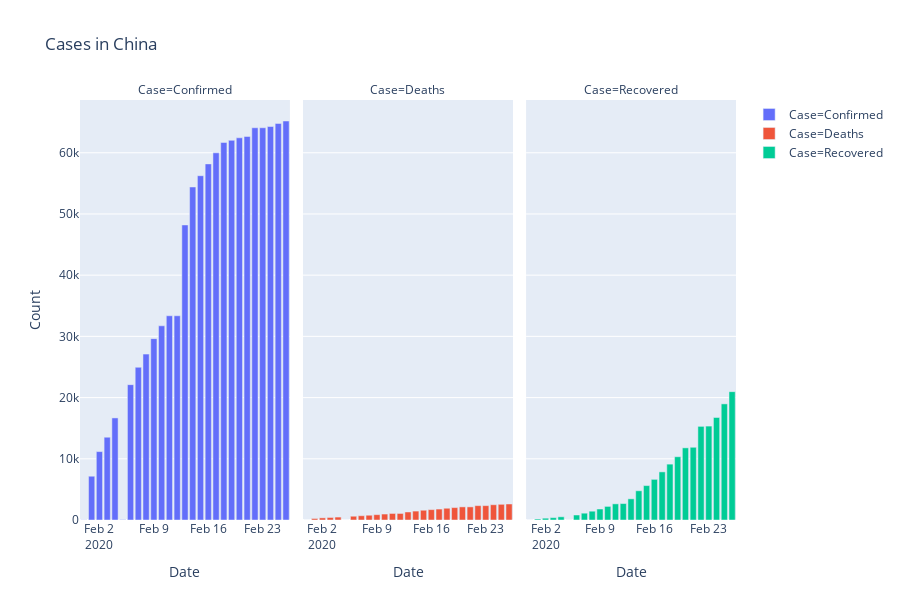

The code cell stored with this chart in its notebook:
### Markdown cell above
## Number of Cases

### Code cell
grouped_df = df.groupby(['Date', 'Country/Region'])['Confirmed', 'Deaths', 'Recovered'].max()
grouped_df = grouped_df.reset_index()

temp = grouped_df[grouped_df['Country/Region']=='China'].reset_index()
temp = temp.melt(id_vars='Date', value_vars=['Confirmed', 'Deaths', 'Recovered'],
                var_name='Case', value_name='Count')
fig = px.bar(temp, x="Date", y="Count", color='Case', facet_col="Case",
            title='Cases in China')
fig.show()

temp = grouped_df[grouped_df['Country/Region']!='China'].groupby('Date').sum().reset_index()
temp = temp.melt(id_vars='Date', value_vars=['Confirmed', 'Deaths', 'Recovered'],
                var_name='Case', value_name='Count')
fig = px.bar(temp, x="Date", y="Count", color='Case', facet_col="Case",
             title='Cases Outside China')
fig.show()

### Figure 1 — Plotly figure (JSON) as saved in the notebook; plotly's stock layout.template omitted (floating-point values rounded to 4 significant figures)
{"data": [{"alignmentgroup": "True", "hoverlabel": {"namelength": 0}, "hovertemplate": "Case=Confirmed<br>Date=%{x}<br>Count=%{y}", "legendgroup": "Case=Confirmed", "marker": {"color": "#636efa"}, "name": "Case=Confirmed", "offsetgroup": "Case=Confirmed", "orientation": "v", "showlegend": true, "textposition": "auto", "type": "bar", "x": ["2020-01-31T00:00:00", "2020-02-01T00:00:00", "2020-02-02T00:00:00", "2020-02-03T00:00:00", "2020-02-04T00:00:00", "2020-02-05T00:00:00", "2020-02-06T00:00:00", "2020-02-07T00:00:00", "2020-02-08T00:00:00", "2020-02-09T00:00:00", "2020-02-10T00:00:00", "2020-02-11T00:00:00", "2020-02-12T00:00:00", "2020-02-13T00:00:00", "2020-02-14T00:00:00", "2020-02-15T00:00:00", "2020-02-16T00:00:00", "2020-02-17T00:00:00", "2020-02-18T00:00:00", "2020-02-19T00:00:00", "2020-02-20T00:00:00", "2020-02-21T00:00:00", "2020-02-22T00:00:00", "2020-02-23T00:00:00", "2020-02-24T00:00:00", "2020-02-25T00:00:00", "2020-02-26T00:00:00"], "xaxis": "x", "y": [29, 7153, 11177, 13522, 16678, 62, 22112, 24953, 27100, 29631, 31728, 33366, 33366, 48206, 54406, 56249, 58182, 59989, 61682, 62031, 62442, 62662, 64084, 64084, 64287, 64786, 65187], "yaxis": "y"}, {"alignmentgroup": "True", "hoverlabel": {"namelength": 0}, "hovertemplate": "Case=Deaths<br>Date=%{x}<br>Count=%{y}", "legendgroup": "Case=Deaths", "marker": {"color": "#EF553B"}, "name": "Case=Deaths", "offsetgroup": "Case=Deaths", "orientation": "v", "showlegend": true, "textposition": "auto", "type": "bar", "x": ["2020-01-31T00:00:00", "2020-02-01T00:00:00", "2020-02-02T00:00:00", "2020-02-03T00:00:00", "2020-02-04T00:00:00", "2020-02-05T00:00:00", "2020-02-06T00:00:00", "2020-02-07T00:00:00", "2020-02-08T00:00:00", "2020-02-09T00:00:00", "2020-02-10T00:00:00", "2020-02-11T00:00:00", "2020-02-12T00:00:00", "2020-02-13T00:00:00", "2020-02-14T00:00:00", "2020-02-15T00:00:00", "2020-02-16T00:00:00", "2020-02-17T00:00:00", "2020-02-18T00:00:00", "2020-02-19T00:00:00", "2020-02-20T00:00:00", "2020-02-21T00:00:00", "2020-02-22T00:00:00", "2020-02-23T00:00:00", "2020-02-24T00:00:00", "2020-02-25T00:00:00", "2020-02-26T00:00:00"], "xaxis": "x2", "y": [0, 249, 350, 414, 479, 0, 618, 699, 780, 871, 974, 1068, 1068, 1310, 1457, 1596, 1696, 1789, 1921, 2029, 2144, 2144, 2346, 2346, 2495, 2563, 2615], "yaxis": "y2"}, {"alignmentgroup": "True", "hoverlabel": {"namelength": 0}, "hovertemplate": "Case=Recovered<br>Date=%{x}<br>Count=%{y}", "legendgroup": "Case=Recovered", "marker": {"color": "#00cc96"}, "name": "Case=Recovered", "offsetgroup": "Case=Recovered", "orientation": "v", "showlegend": true, "textposition": "auto", "type": "bar", "x": ["2020-01-31T00:00:00", "2020-02-01T00:00:00", "2020-02-02T00:00:00", "2020-02-03T00:00:00", "2020-02-04T00:00:00", "2020-02-05T00:00:00", "2020-02-06T00:00:00", "2020-02-07T00:00:00", "2020-02-08T00:00:00", "2020-02-09T00:00:00", "2020-02-10T00:00:00", "2020-02-11T00:00:00", "2020-02-12T00:00:00", "2020-02-13T00:00:00", "2020-02-14T00:00:00", "2020-02-15T00:00:00", "2020-02-16T00:00:00", "2020-02-17T00:00:00", "2020-02-18T00:00:00", "2020-02-19T00:00:00", "2020-02-20T00:00:00", "2020-02-21T00:00:00", "2020-02-22T00:00:00", "2020-02-23T00:00:00", "2020-02-24T00:00:00", "2020-02-25T00:00:00", "2020-02-26T00:00:00"], "xaxis": "x3", "y": [2, 168, 295, 386, 522, 6, 817, 1115, 1439, 1795, 2222, 2639, 2686, 3459, 4774, 5623, 6639, 7862, 9128, 10337, 11788, 11881, 15299, 15343, 16748, 18971, 20969], "yaxis": "y3"}], "layout": {"annotations": [{"font": {}, "showarrow": false, "text": "Case=Confirmed", "x": 0.16, "xanchor": "center", "xref": "paper", "y": 1, "yanchor": "bottom", "yref": "paper"}, {"font": {}, "showarrow": false, "text": "Case=Deaths", "x": 0.5, "xanchor": "center", "xref": "paper", "y": 1, "yanchor": "bottom", "yref": "paper"}, {"font": {}, "showarrow": false, "text": "Case=Recovered", "x": 0.84, "xanchor": "center", "xref": "paper", "y": 1, "yanchor": "bottom", "yref": "paper"}], "barmode": "relative", "height": 600, "legend": {"tracegroupgap": 0}, "title": {"text": "Cases in China"}, "xaxis": {"anchor": "y", "domain": [0, 0.32], "title": {"text": "Date"}}, "xaxis2": {"anchor": "y2", "domain": [0.34, 0.66], "matches": "x", "title": {"text": "Date"}}, "xaxis3": {"anchor": "y3", "domain": [0.68, 1.0], "matches": "x", "title": {"text": "Date"}}, "yaxis": {"anchor": "x", "domain": [0, 1], "title": {"text": "Count"}}, "yaxis2": {"anchor": "x2", "domain": [0, 1], "matches": "y", "showticklabels": false}, "yaxis3": {"anchor": "x3", "domain": [0, 1], "matches": "y", "showticklabels": false}}}
